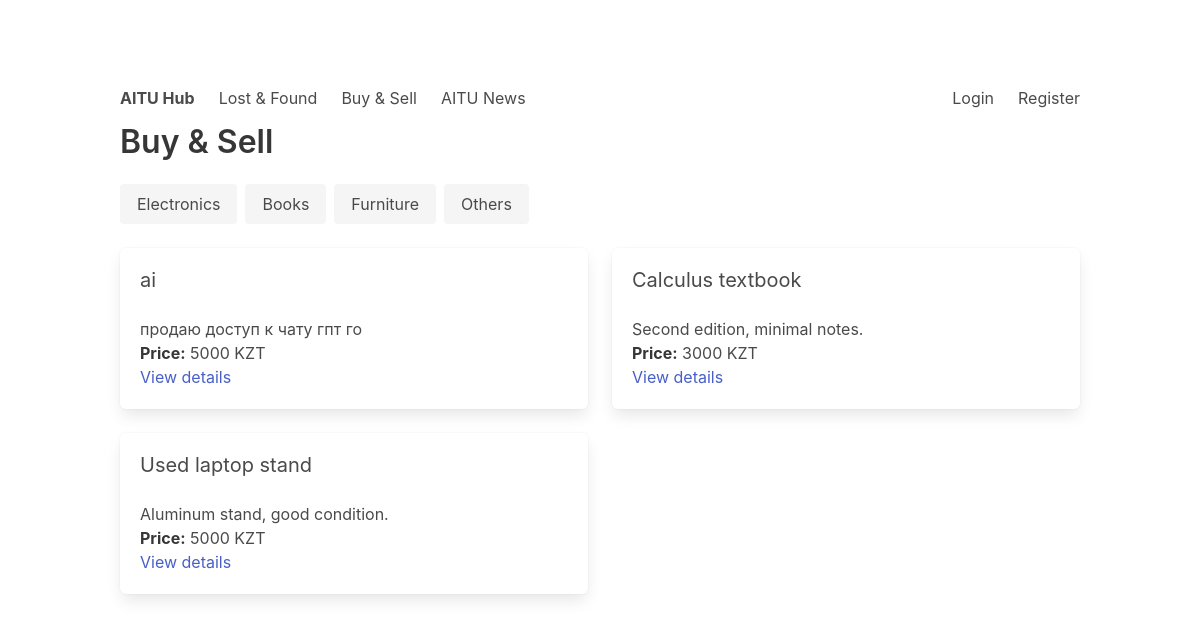
Screenshot of /products/ with the database file from the repository.
### core/models.py (models this page shows, shortened)
class Product(models.Model):
    CATEGORY_CHOICES = [
        ('electronics', 'Electronics'),
        ('books', 'Books'),
        ('furniture', 'Furniture'),
        ('others', 'Others'),
    ]
    title = models.CharField(max_length=200)
    description = models.TextField()
    price = models.IntegerField()
    category = models.CharField(max_length=20, choices=CATEGORY_CHOICES)
    image_url = models.URLField(blank=True)
    contact_info = models.CharField(max_length=200)
    created_at = models.DateTimeField(auto_now_add=True)
    created_by = models.ForeignKey(settings.AUTH_USER_MODEL, on_delete=models.CASCADE, related_name='products')
    class Meta:
        db_table = 'core_product'
        ordering = ['-created_at']

### core/views.py (the view)
# urls.py: path('products/', core_views.product_list, name='product_list'),
def product_list(request):
    category = request.GET.get('category')
    items = Product.objects.all()
    if category in ['electronics', 'books', 'furniture', 'others']:
        items = items.filter(category=category)
    return render(request, 'core/product_list.html', {'items': items})

### templates/core/product_list.html (shortened to what this page needs)
﻿{% extends 'base.html' %}
{% block content %}
<h1 class="title">Buy & Sell</h1>
<div class="buttons">
    <a class="button is-light" href="?category=electronics">Electronics</a>
    <a class="button is-light" href="?category=books">Books</a>
    <a class="button is-light" href="?category=furniture">Furniture</a>
    <a class="button is-light" href="?category=others">Others</a>
</div>
<div class="columns is-multiline">
    {% for item in items %}
        <div class="column is-half">
            <div class="box">
                <h2 class="subtitle">{{ item.title }}</h2>
                <p>{{ item.description|truncatewords:20 }}</p>
                <p><strong>Price:</strong> {{ item.price }} KZT</p>
                <a href="{% url 'product_detail' item.id %}">View details</a>
            </div>
        </div>
    {% empty %}
        <p>No items yet.</p>
    {% endfor %}
</div>
{% endblock %}

### rows the page displays
Product: title "ai", description "продаю доступ к чату гпт го", price "5000"
Product: title "Calculus textbook", description "Second edition, minimal notes.", price "3000"
Product: title "Used laptop stand", description "Aluminum stand, good condition.", price "5000"
